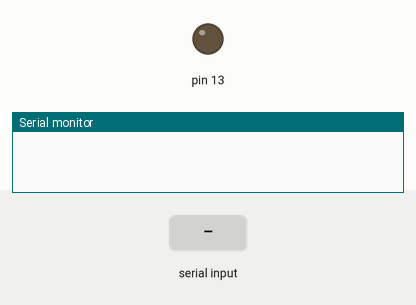
A sketch run on a simulated Arduino Uno, built with avr-gcc and run on an emulated ATmega328P. Parts: output pins drawn as LEDs (lit = HIGH), the last lines printed to the serial monitor. The test bench sets the inputs (shaded band).

Above: at 1.2 s.
1.3 s: "1" received over Serial
At 1.7 s:
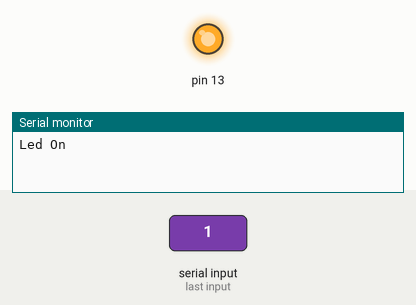
2.8 s: "0" received over Serial
At 4.1 s:
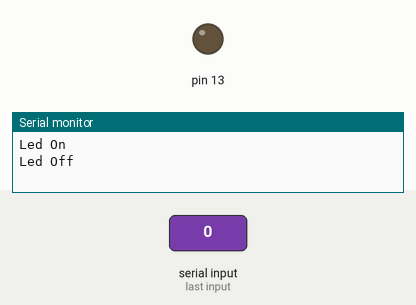
Timing chart, 0 to 5.8 s (numbered marks = the images above; inputs shaded):
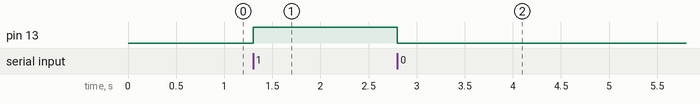

Measured:
- after the input at 1.3 s, pin 13: LOW → HIGH at once
- after the input at 2.8 s, pin 13: HIGH → LOW at once

The sketch:

serial_test.ino
```cpp
void setup() {
  Serial.begin(9600);
  pinMode(13,OUTPUT);
}

void loop() {
 while(Serial.available())
{
    int c=Serial.read();


    if(c=='1')
    {
        digitalWrite(13,HIGH);
        Serial.println("Led On");
    }
    else if(c=='0')
    {
        digitalWrite(13,LOW);
        Serial.println("Led Off");
    }
}
}
```
